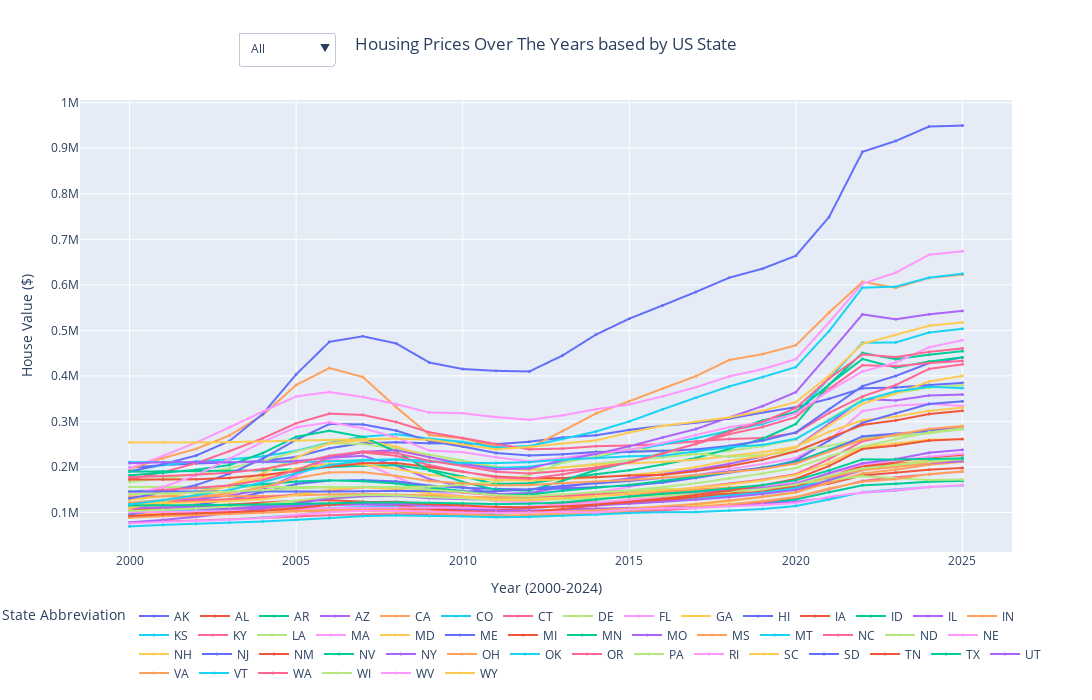

Here is the notebook cell this chart was saved with:
### Code cell
import plotly.express as px
import plotly.graph_objects as go

# Assuming hv is the home_value DataFrame
hv = home_value.copy()

threshold = 0.4
hv = hv.loc[hv.isnull().mean(axis=1) < threshold]

# Interpolate across columns (i.e., across time for each region)
hv.iloc[:, 5:] = hv.iloc[:, 5:].interpolate(axis=1)

# Optionally fill any remaining edge NaNs with forward/backward fill
hv.iloc[:, 5:] = hv.iloc[:, 5:].bfill(axis=1).ffill(axis=1)

region_mapping = {
    # list of states given, paired with their region
    'ME': 'Northeast', 'NH': 'Northeast', 'VT': 'Northeast', 'MA': 'Northeast', 
    'RI': 'Northeast', 'CT': 'Northeast', 'NY': 'Northeast', 'NJ': 'Northeast', 'PA': 'Northeast',
    
    'ND': 'Midwest', 'SD': 'Midwest', 'NE': 'Midwest', 'KS': 'Midwest', 'MN': 'Midwest', 'IA': 'Midwest',
    'MO': 'Midwest', 'WI': 'Midwest', 'IL': 'Midwest', 'IN': 'Midwest', 'OH': 'Midwest', 'MI': 'Midwest',
    
    'DE': 'South', 'MD': 'South', 'DC': 'South', 'VA': 'South', 'WV': 'South', 'NC': 'South', 'SC': 'South', 
    'GA': 'South', 'FL': 'South', 'KY': 'South', 'TN': 'South', 'AL': 'South', 'MS': 'South', 'AR': 'South', 
    'LA': 'South', 'OK': 'South', 'TX': 'South',
    
    'MT': 'West', 'ID': 'West', 'WY': 'West', 'CO': 'West', 'NM': 'West', 'AZ': 'West', 'UT': 'West', 
    'NV': 'West', 'WA': 'West', 'OR': 'West', 'CA': 'West', 'AK': 'West', 'HI': 'West'
}


# Add region column based on the state abbreviation
hv['RegionName'] = hv['StateName'].map(region_mapping)

# Grab Columns
categorical_columns = hv.columns[:5]
dates = hv.columns[5:]

# Convert to date time and melt the DataFrame
df_melted = hv.melt(id_vars=categorical_columns, value_vars=dates, var_name='Date', value_name='Value')
df_melted['Date'] = pd.to_datetime(df_melted['Date'])
df_melted = df_melted.dropna(subset=['Value'])

# Sort the DataFrame
df_sorted = df_melted.sort_values(by=["StateName", "Date"])
df_sorted['Year'] = df_sorted['Date'].dt.year
df_region = df_sorted.groupby(["StateName","Year"])['Value'].mean().reset_index()


# Create the Plotly scatter plot
fig = px.line(df_region, x="Year", y="Value", color="StateName", 
              title="Housing Prices Over The Years based by US State",
              labels={"Date": "Year (2000-2024)", "Value": "House Value ($)", "StateName": "State Abbreviation"},
              width=1200, height=700, hover_data=["StateName"], markers=True)

# Update layout for better spacing
fig.update_layout(
    legend_title="State Abbreviation",
    legend=dict(title="State Abbreviation", orientation="h", yanchor="bottom", y=-0.3, xanchor="right", x=1),
    xaxis_title="Year (2000-2024)",
    yaxis_title="House Value ($)",
    title_x=0.5  # Center the title
)

fig.update_traces(marker=dict(size=3))
    
trace_regions = [region_mapping[trace.name] for trace in fig.data]

def create_visibility(region):
    return [r == region if region != 'All' else True for r in trace_regions]

fig.update_layout(
    updatemenus=[
        {
            'buttons': [
                {
                    'label': 'All',
                    'method': 'update',
                    'args': [
                        {'visible': create_visibility('All')},
                        {'xaxis': {'title': 'Year'}, 'yaxis': {'title': 'Housing Price ($)'}}
                    ]
                },
                {
                    'label': 'Northeast',
                    'method': 'update',
                    'args': [
                        {'visible': create_visibility('Northeast')},
                        {'xaxis': {'title': 'Year'}, 'yaxis': {'title': 'Housing Price in the Northeast ($)'}}
                    ]
                },
                {
                    'label': 'Midwest',
                    'method': 'update',
                    'args': [
                        {'visible': create_visibility('Midwest')},
                        {'xaxis': {'title': 'Year'}, 'yaxis': {'title': 'Housing Price in the Midwest ($)'}}
                    ]
                },
                {
                    'label': 'South',
                    'method': 'update',
                    'args': [
                        {'visible': create_visibility('South')},
                        {'xaxis': {'title': 'Year'}, 'yaxis': {'title': 'Housing Price in the South ($)'}}
                    ]
                },
                {
                    'label': 'West',
                    'method': 'update',
                    'args': [
                        {'visible': create_visibility('West')},
                        {'xaxis': {'title': 'Year'}, 'yaxis': {'title': 'Housing Price in the West ($)'}}
                    ]
                }
            ],
            'direction': 'down',
            'showactive': True,
            'x': .17,
            'xanchor': 'left',
            'y': 1.15,
            'yanchor': 'top',
        }
    ]
)


fig.show()
